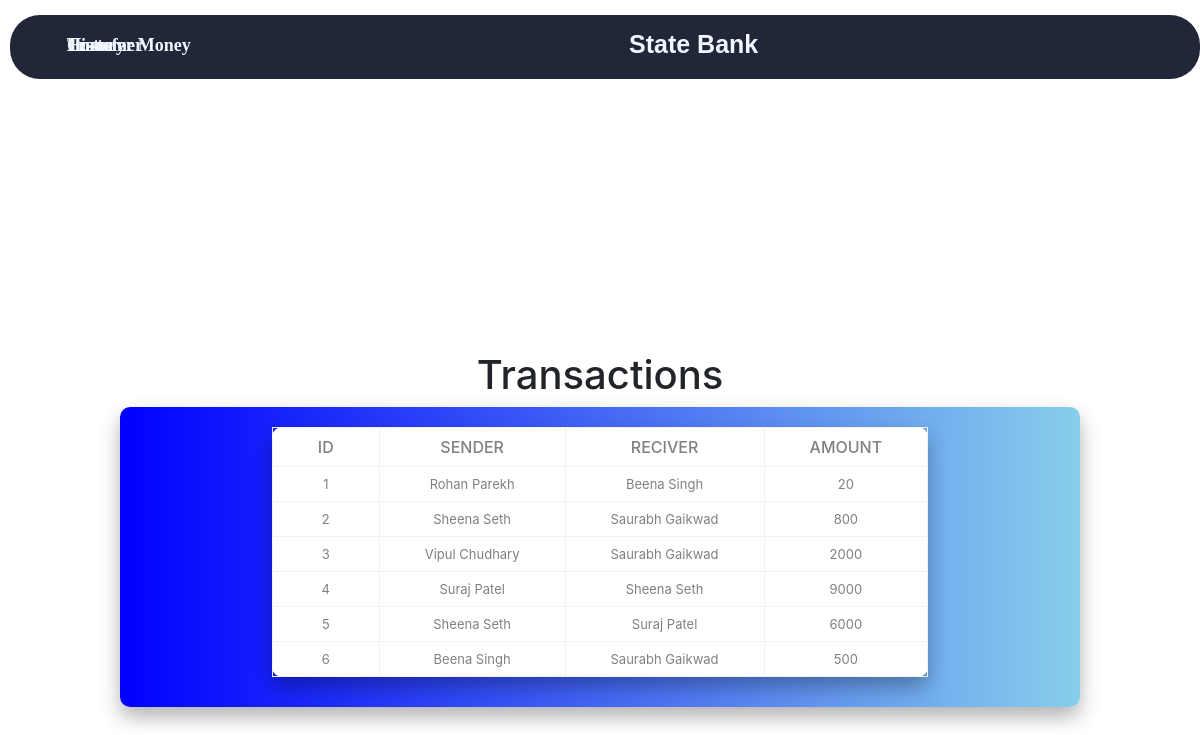
The page /history.php on the database its author committed.
### tables this page shows
CREATE TABLE `transaction` (
  `id` int(10) NOT NULL,
  `sender` varchar(20) NOT NULL,
  `reciver` varchar(20) NOT NULL,
  `amount` int(20) NOT NULL
);

### history.php (the view, shortened to what this page needs)
<?php
    include 'link.php';
?>
<!DOCTYPE html>
    <html lang="en">
    <head>
        <link rel="stylesheet" href="history.css">
        <link rel="stylesheet" href="style.css">
    </head>
    <body>
   <header>
         <nav class="navbar">
            <ul>
                <li><a href="homepage.html">Home</a></li>
                <li><a href="http://localhost/FGH/customers.php">Customer</a></li>
                <li><a href="http://localhost/FGH/whole.php">Transfer Money</a></li>
                <li><a href="http://localhost/FGH/History.php">History</a></li>
                <div class="name">
                    State Bank
                </div>
            </ul>
        </nav>
    </header>
        <div class="maindiv">
            <h1>Transactions</h1>
            <div class="sand">
                <div class="tableresponsive">
                    <table class="scrolldown">
                        <thead>
                            <tr>
                                <th>Id</th>
                                <th>Sender</th>
                                <th>Reciver</th>
                                <th>amount</th>
                            </tr>
                        </thead>
                        <tbody>
                        <?php
                            include 'index.php';
                            $sql = "SELECT * FROM `transaction`";
                            $query = mysqli_query($conn,$sql);
                            $res = mysqli_fetch_array($query);
                            do{
                                ?>
                                <tr>
                                <td><?php echo $res['id'];?></td>
                                <td><?php echo $res['sender'];?></td>
                                <td><?php echo $res['reciver'];?></td>
                                <td><?php echo $res['amount'];?></td>
                            </tr>
                            <?php
                            }
                            while($res=mysqli_fetch_array($query))
                        ?>
                        </tbody>
                    </table>
                </div>
            </div>
        </div>
    </body>
    </html>

### history.css (style rules this page uses)
.navbar { border-radius: 30px; background-color: #212738; height: 8%; margin-top: 15px; margin-left: 10px; }
.navbar li { float: left; list-style: none; margin: -11px 18px; font-size: 18px; font-family: 'Suez One', serif; font-weight: bold; position: fixed; overflow: hidden; }
.navbar ul { overflow: auto; }
.navbar li a { padding: 3px 3px; text-decoration: none; color: aliceblue; }
.name { float: right; color: aliceblue; display: flex; font-weight: bold; font-size: 25px; padding: 3px; margin-left: 600px; font-family: 'Josefin Sans', sans-serif; }

### style.css (style rules this page uses)
* { margin: 0; padding: 0; box-sizing: border-box; }
.maindiv { width: 100%; height: 100vh; display: flex; flex-direction: column; justify-content: center; align-items: center; padding-top: 100; }
.sand { width: 80%; height: auto; background: -webkit-linear-gradient(left, blue ,skyblue); padding: 20px 0 0 0; box-shadow: 0 10px 20px 0 rgba(0,0,0,0.3); border-radius: 10px; padding-bottom: 30px; }
table { border-collapse: collapse; background-color: #fff; box-shadow: 0 10px 20px 0 rgba(0,0,0,0.3); border-radius: 10px; margin: auto; }
th,td { border: 1px solid #f2f2f2; padding: 9px 45px; text-align: center; color: grey; }
th { text-transform: uppercase; font-weight: 500; }
td { font-size: 13px; }
.text ul, li { list-style: none; padding: 20px; }

### rows shown on the page
transaction: id "1", sender "Rohan Parekh", reciver "Beena Singh", amount "20"
transaction: id "2", sender "Sheena Seth", reciver "Saurabh Gaikwad", amount "800"
transaction: id "3", sender "Vipul Chudhary", reciver "Saurabh Gaikwad", amount "2000"
transaction: id "4", sender "Suraj Patel", reciver "Sheena Seth", amount "9000"
transaction: id "5", sender "Sheena Seth", reciver "Suraj Patel", amount "6000"
transaction: id "6", sender "Beena Singh", reciver "Saurabh Gaikwad", amount "500"
